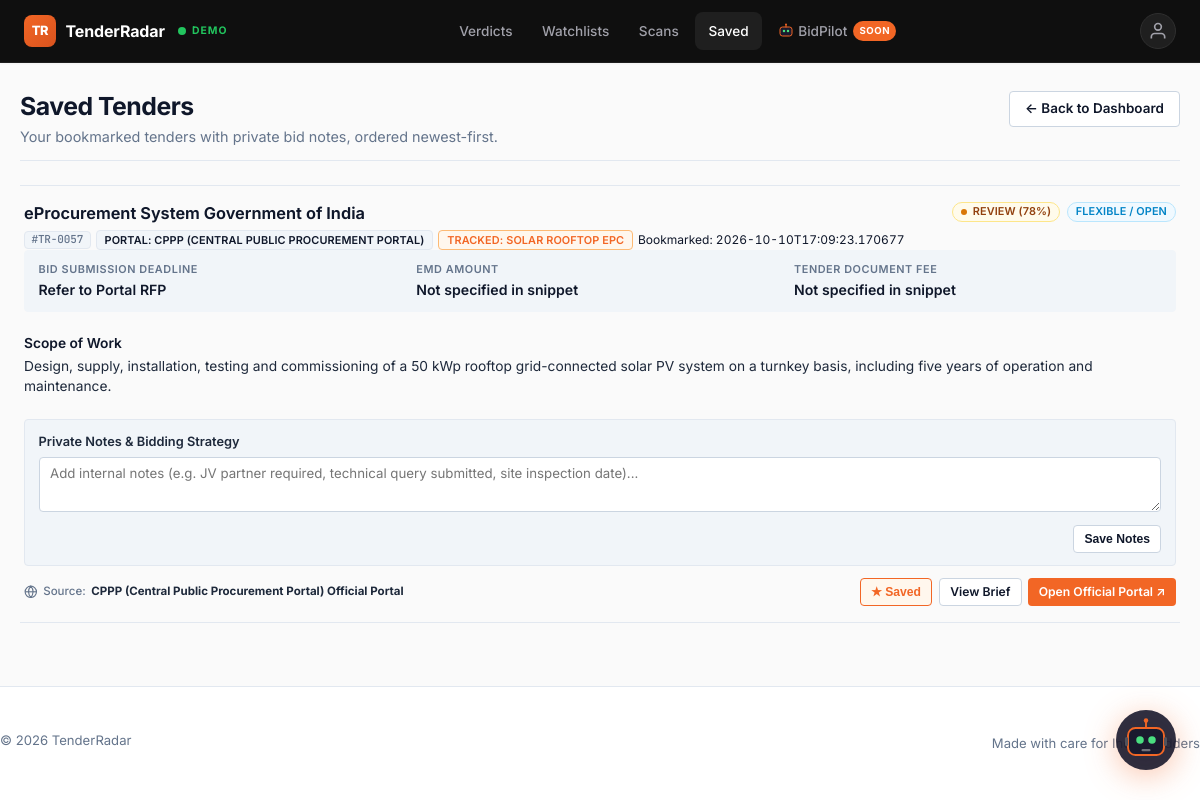
The app's page /saved with its own data.
### tables this page shows
CREATE TABLE tender_verdicts (
                id INTEGER PRIMARY KEY AUTOINCREMENT,
                tender_id INTEGER NOT NULL REFERENCES tenders(id) ON DELETE CASCADE,
                profile_hash TEXT NOT NULL,
                verdict TEXT NOT NULL,
                match_score INTEGER NOT NULL,
                key_details_json TEXT NOT NULL,
                reasons_json TEXT NOT NULL,
                flags_json TEXT NOT NULL,
                tender_updated_at TEXT,
                created_at TEXT NOT NULL,
                UNIQUE(tender_id, profile_hash)
            );

CREATE TABLE tenders (
                id INTEGER PRIMARY KEY AUTOINCREMENT,
                watchlist_id INTEGER REFERENCES watchlists(id) ON DELETE SET NULL,
                title TEXT NOT NULL,
                canonical_url TEXT NOT NULL UNIQUE,
                original_url TEXT NOT NULL,
                portal_name TEXT NOT NULL,
                snippet TEXT,
                published_date TEXT,
                deadline_date TEXT,
                emd_amount TEXT DEFAULT 'Not Specified',
                tender_fee TEXT DEFAULT 'Nil',
                eligibility TEXT,
                scope_summary TEXT,
                key_takeaways TEXT,
                urgency_status TEXT,
                raw_serp_data TEXT,
                created_at TEXT NOT NULL,
                updated_at TEXT NOT NULL
            , has_document INTEGER DEFAULT 0, document_url TEXT, document_source TEXT);

CREATE TABLE watchlists (
                id INTEGER PRIMARY KEY AUTOINCREMENT,
                keyword TEXT NOT NULL,
                category TEXT NOT NULL DEFAULT 'General',
                min_value TEXT NOT NULL DEFAULT 'Any',
                state_filter TEXT NOT NULL DEFAULT 'All India',
                is_active INTEGER NOT NULL DEFAULT 1,
                created_at TEXT NOT NULL,
                updated_at TEXT NOT NULL,
                last_scanned_at TEXT
            );

CREATE TABLE saved_tenders (
                id INTEGER PRIMARY KEY AUTOINCREMENT,
                tender_id INTEGER NOT NULL UNIQUE REFERENCES tenders(id) ON DELETE CASCADE,
                saved_at TEXT NOT NULL,
                notes TEXT DEFAULT ''
            );

### app/main.py (the view)
@app.get("/saved", response_class=HTMLResponse)
async def saved_view(
    request: Request,
    message: Optional[str] = Query(None),
    error: Optional[str] = Query(None)
):
    settings = get_settings()
    profile_dict = get_bidder_profile(settings.DATABASE_PATH)
    profile = BidderProfile(**profile_dict) if profile_dict else get_default_profile()
    profile_hash = compute_profile_hash(profile)
    saved_tenders = get_saved_tenders(settings.DATABASE_PATH, profile_hash=profile_hash)
    for t in saved_tenders:
        if not t.get("advisor_verdict"):
            verd = get_or_compute_verdict(t, profile, settings.DATABASE_PATH)
            t["verdict"] = verd.get("verdict")
            t["match_score"] = verd.get("match_score")
            t["advisor_verdict"] = verd
    stats = get_tenders_stats(settings.DATABASE_PATH)
    return templates.TemplateResponse(
        request=request,
        name="saved.html",
        context={
            "active_page": "saved",
            "tenders": saved_tenders,
            "stats": stats,
            "profile": profile,
            "message": message,
            "error": error
        }
    )

### app/templates/saved.html (shortened to what this page needs)
{% extends "base.html" %}
{% block content %}
<div class="page-header">
  <div>
    <h1 class="page-title">Saved Tenders</h1>
    <p class="page-subtitle">Your bookmarked tenders with private bid notes, ordered newest-first.</p>
  </div>
  <div>
    <a href="/" class="btn btn-secondary">
      &larr; Back to Dashboard
    </a>
  </div>
</div>
{% if tenders %}
  <div class="tenders-list">
    {% for tender in tenders %}
      <div class="tender-card" id="saved-card-{{ tender.id }}">
        <div class="tender-header">
          <a href="/tenders/{{ tender.id }}" class="tender-title-link">
            {{ tender.title }}
          </a>
          <div style="display: flex; align-items: center; gap: 0.4rem; flex-wrap: wrap;">
            {% if tender.verdict == 'BID' %}
              <span class="badge badge-bid"><span class="badge-dot"></span>BID ({{ tender.match_score }}%)</span>
            {% elif tender.verdict == 'REVIEW' %}
              <span class="badge badge-review"><span class="badge-dot"></span>REVIEW ({{ tender.match_score }}%)</span>
            {% elif tender.verdict == 'NO_BID' %}
              <span class="badge badge-nobid"><span class="badge-dot"></span>NO-BID ({{ tender.match_score }}%)</span>
            {% endif %}
            {% if tender.urgency_status == 'Urgent (<3d)' %}
              <span class="badge badge-urgent"><span class="badge-dot"></span>Urgent (&lt;3d)</span>
            {% elif tender.urgency_status == 'Closing Soon (<7d)' %}
              <span class="badge badge-closing"><span class="badge-dot"></span>Closing (&lt;7d)</span>
            {% elif tender.urgency_status == 'Active (>7d)' %}
              <span class="badge badge-active"><span class="badge-dot"></span>Active (&gt;7d)</span>
            {% elif tender.urgency_status == 'Expired' %}
              <span class="badge badge-expired"><span class="badge-dot"></span>Expired</span>
            {% else %}
              <span class="badge badge-flexible">{{ tender.urgency_status }}</span>
            {% endif %}
          </div>
        </div>
        <div class="tender-meta-tags">
          <span class="tender-code">#TR-{{ "%04d" % tender.id }}</span>
          <span class="badge badge-portal">Portal: {{ tender.portal_name }}</span>
          {% if tender.watchlist_keyword %}
            <span class="badge badge-keyword">Tracked: {{ tender.watchlist_keyword }}</span>
          {% endif %}
          <span class="text-muted tnum" style="font-size:0.75rem;">Bookmarked: {{ tender.saved_at }}</span>
        </div>
        <div class="metrics-row">
          <div class="metric-item">
            <span class="metric-label">Bid Submission Deadline</span>
            <span class="metric-value tnum">{{ tender.deadline_date or 'Refer to Portal RFP' }}</span>
          </div>
          <div class="metric-item">
            <span class="metric-label">EMD Amount</span>
            <span class="metric-value tnum">{{ tender.emd_amount or 'Not Specified' }}</span>
          </div>
          <div class="metric-item">
            <span class="metric-label">Tender Document Fee</span>
            <span class="metric-value tnum">{{ tender.tender_fee or 'Nil / Online' }}</span>
          </div>
        </div>
        <div class="ai-summary-box">
          <div class="ai-section-title">
            <span>Scope of Work</span>
          </div>
          <p class="ai-text">{{ tender.scope_summary or tender.snippet }}</p>
        </div>
        <div class="notes-container">
          <div class="notes-header">
            <span>Private Notes &amp; Bidding Strategy</span>
          </div>
          <textarea
            id="notes-input-{{ tender.id }}"
            class="notes-input"
            placeholder="Add internal notes (e.g. JV partner required, technical query submitted, site inspection date)..."
          >{{ tender.saved_notes }}</textarea>
          <div class="notes-actions">
            <button
              type="button"
              class="btn btn-secondary btn-sm"
              onclick="saveTenderNotes({{ tender.id }})"
            >
              Save Notes
            </button>
          </div>
        </div>
        <div class="card-footer">
          <span class="portal-attribution">
            <svg class="icon-sm" viewBox="0 0 24 24" fill="none" stroke="currentColor" stroke-width="2"><circle cx="12" cy="12" r="10"></circle><line x1="2" y1="12" x2="22" y2="12"></line><path d="M12 2a15.3 15.3 0 0 1 4 10 15.3 15.3 0 0 1-4 10 15.3 15.3 0 0 1-4-10 15.3 15.3 0 0 1 4-10z"></path></svg>
            Source: <strong>{{ tender.portal_name }} Official Portal</strong>
          </span>
          <div class="card-actions">
            <button
              type="button"
              class="btn btn-save btn-sm is-saved"
              data-tender-id="{{ tender.id }}"
              onclick="toggleSaveTender(this, {{ tender.id }})"
              title="Remove from Saved"
            >
              &starf; Saved
            </button>
            <a href="/tenders/{{ tender.id }}" class="btn btn-secondary btn-sm">
              View Brief
            </a>
            <a
              href="{{ tender.portal_url or select_portal_url(tender.original_url, tender.canonical_url) }}"
              target="_blank"
              rel="noopener noreferrer"
              class="btn btn-primary btn-sm"
            >
              Open Official Portal &nearr;
            </a>
          </div>
        </div>
      </div>
    {% endfor %}
  </div>
{% endif %}
{% endblock %}

### records on screen
tender_verdicts: title "eProcurement System Government of India", match_score "78", urgency_status "FLEXIBLE / OPEN", portal_name "CPPP (CENTRAL PUBLIC PROCUREMENT PORTAL)", watchlist_keyword "SOLAR ROOFTOP EPC", saved_at "2026-10-10T17:09:23.170677", deadline_date "Refer to Portal RFP", emd_amount "Not specified in snippet", tender_fee "Not specified in snippet", scope_summary "Design, supply, installation, testing and commissioning of a 50 kWp rooftop grid-connected solar PV system on a turnkey basis, including five years of operation and maintenance.", id "Add internal notes (e.g. JV partner required, technical query submitted, site inspection date)...", portal_name "CPPP (Central Public Procurement Portal)"
tenders: id "0057"
